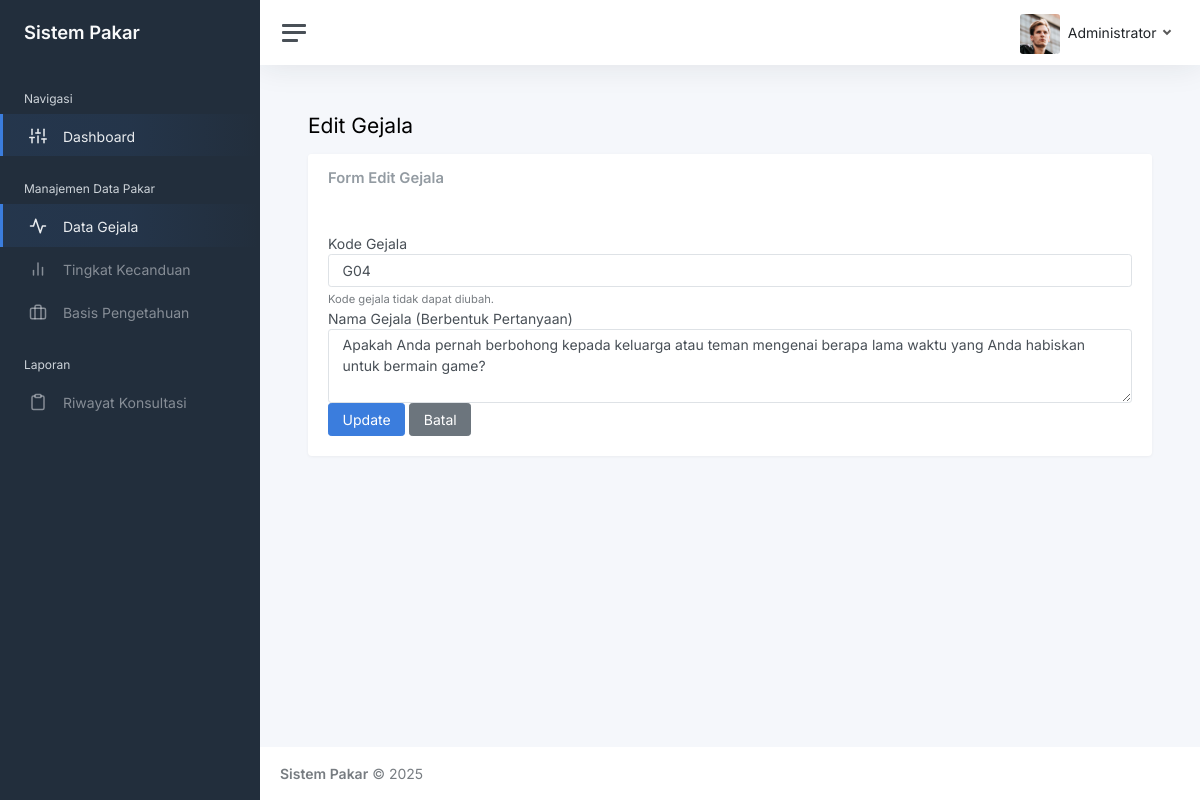
The app's page /dashboard/admin/gejala/edit.php?kode=G04 (signed in) with its own data.
### tables this page shows
CREATE TABLE IF NOT EXISTS `gejala` (
  `kode_gejala` varchar(5) NOT NULL,
  `nama_gejala` text NOT NULL,
  PRIMARY KEY (`kode_gejala`)
);

### dashboard/admin/gejala/edit.php (called while the page is built, shortened)
<?php
include '../../../config/koneksi.php';
$kode = $_GET['kode'] ?? '';
$sql = "SELECT * FROM gejala WHERE kode_gejala = ?";
$stmt = $koneksidb->prepare($sql);
$stmt->bind_param("s", $kode);
$stmt->execute();
$result = $stmt->get_result();
$gejala = $result->fetch_assoc();
include base_path('layout/main.php');
?>

### dashboard/admin/gejala/edit_view.php (the view, shortened to what this page needs)
<div class="card shadow-sm">
    <div class="card-header">
        <h3 class="card-title">Form Edit Gejala</h3>
    </div>
    <div class="card-body">
        <form action="update.php" method="POST">
            <div class="form-group">
                <label for="kode_gejala">Kode Gejala</label>
                <input type="text" class="form-control" id="kode_gejala" name="kode_gejala" value="<?= htmlspecialchars($gejala['kode_gejala']) ?>" readonly>
                <small class="form-text text-muted">Kode gejala tidak dapat diubah.</small>
            </div>
            <div class="form-group">
                <label for="nama_gejala">Nama Gejala (Berbentuk Pertanyaan)</label>
                <textarea class="form-control" id="nama_gejala" name="nama_gejala" rows="3" required><?= htmlspecialchars($gejala['nama_gejala']) ?></textarea>
            </div>
            <button type="submit" class="btn btn-primary">Update</button>
            <a href="index.php" class="btn btn-secondary">Batal</a>
        </form>
    </div>
</div>

### records on screen
gejala: kode_gejala "G04", nama_gejala "Apakah Anda pernah berbohong kepada keluarga atau teman mengenai berapa lama waktu yang Anda habiskan untuk bermain game?"

### other values on screen
$_SESSION['user']['nama_lengkap'] "Administrator"
$page_title "Edit Gejala"
